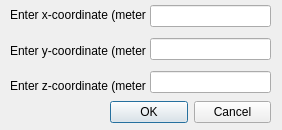
<?xml version="1.0" encoding="UTF-8"?>
<ui version="4.0">
 <class>Dialog</class>
 <widget class="QDialog" name="Dialog">
  <property name="geometry">
   <rect>
    <x>0</x>
    <y>0</y>
    <width>282</width>
    <height>130</height>
   </rect>
  </property>
  <property name="windowTitle">
   <string>Remove Antenna</string>
  </property>
  <widget class="QWidget" name="layoutWidget">
   <property name="geometry">
    <rect>
     <x>150</x>
     <y>0</y>
     <width>121</width>
     <height>101</height>
    </rect>
   </property>
   <layout class="QVBoxLayout" name="verticalLayout">
    <item>
     <widget class="QLineEdit" name="XEdit"/>
    </item>
    <item>
     <widget class="QLineEdit" name="YEdit"/>
    </item>
    <item>
     <widget class="QLineEdit" name="ZEdit"/>
    </item>
   </layout>
  </widget>
  <widget class="QWidget" name="layoutWidget">
   <property name="geometry">
    <rect>
     <x>10</x>
     <y>0</y>
     <width>136</width>
     <height>101</height>
    </rect>
   </property>
   <layout class="QVBoxLayout" name="verticalLayout_2">
    <item>
     <widget class="QLabel" name="label">
      <property name="text">
       <string>Enter x-coordinate (meters)</string>
      </property>
     </widget>
    </item>
    <item>
     <widget class="QLabel" name="label_2">
      <property name="text">
       <string>Enter y-coordinate (meters)</string>
      </property>
     </widget>
    </item>
    <item>
     <widget class="QLabel" name="label_3">
      <property name="text">
       <string>Enter z-coordinate (meters)</string>
      </property>
     </widget>
    </item>
   </layout>
  </widget>
  <widget class="QWidget" name="layoutWidget">
   <property name="geometry">
    <rect>
     <x>110</x>
     <y>100</y>
     <width>161</width>
     <height>25</height>
    </rect>
   </property>
   <layout class="QHBoxLayout" name="horizontalLayout">
    <item>
     <widget class="QPushButton" name="okButton">
      <property name="text">
       <string>OK</string>
      </property>
     </widget>
    </item>
    <item>
     <widget class="QPushButton" name="cancelButton">
      <property name="text">
       <string>Cancel</string>
      </property>
     </widget>
    </item>
   </layout>
  </widget>
 </widget>
 <resources/>
 <connections/>
</ui>
